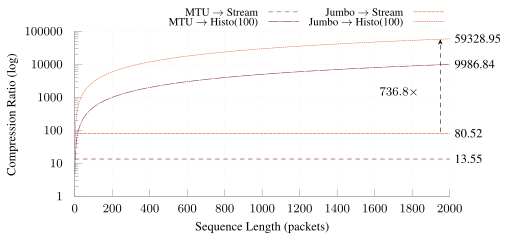

Recreate this plot in gnuplot.
set terminal tikz createstyle standalone color size 12cm,6cm font '\small' preamble '\usepackage{microtype} \usepackage{times} \usepackage[T1]{fontenc} \usepackage{siunitx}\sisetup{detect-all}'
set output "compression-v6.tex"

load "gnuplot-palettes/inferno.pal"

set style line 102 lc rgb '#a0a0a0' lt 1 lw 1
set border ls 102
set colorbox border 102
set key textcolor rgb "black"
set tics textcolor rgb "black"
set label textcolor rgb "black"

set border 3
set grid x y
set xtics nomirror
set ytics nomirror

#set key autotitle columnhead
set datafile separator ","

set xlabel "Sequence Length (packets)"
set ylabel "Compression Ratio (log)"

# set yrange [0.0:1.0]
set key outside top horizontal
set key font ",8"

set logscale y

set arrow 1 from 1950,90 to 1950,57000 dt 2
set label "$736.8\\times$" at 1600,1500

plot "< awk -F, '$1==\"MTU vs. Stream\" { print $0 }' ../results/histo-sz/compression-v6.csv" u 2:3 w lines title "MTU $\\rightarrow$ Stream" ls 4 dt 1,\
	"< awk -F, -v OFS=',' '$1==\"MTU vs. Stream\" { OFMT = \"%.2f\"; print $2, 0+$3 }' ../results/histo-sz/compression-v6.csv | tail -n 1" u 1:2:2 w labels left notitle,\
	"< awk -F, '$1==\"MTU vs. Histo(100)\" { print $0 }' ../results/histo-sz/compression-v6.csv" u 2:3 w lines title "MTU $\\rightarrow$ Histo(100)" ls 4 dt (18,2,2,2),\
	"< awk -F, -v OFS=',' '$1==\"MTU vs. Histo(100)\" { OFMT = \"%.2f\"; print $2, 0+$3 }' ../results/histo-sz/compression-v6.csv | tail -n 1" u 1:2:2 w labels left notitle,\
	"< awk -F, '$1==\"Jumbo vs. Stream\" { print $0 }' ../results/histo-sz/compression-v6.csv" u 2:3 w lines title "Jumbo $\\rightarrow$ Stream" ls 6 dt (6,2),\
	"< awk -F, -v OFS=',' '$1==\"Jumbo vs. Stream\" { OFMT = \"%.2f\"; print $2, 0+$3 }' ../results/histo-sz/compression-v6.csv | tail -n 1" u 1:2:2 w labels left notitle,\
	"< awk -F, '$1==\"Jumbo vs. Histo(100)\" { print $0 }' ../results/histo-sz/compression-v6.csv" u 2:3 w lines title "Jumbo $\\rightarrow$ Histo(100)" ls 6 dt (2,2,2,2),\
	"< awk -F, -v OFS=',' '$1==\"Jumbo vs. Histo(100)\" { OFMT = \"%.2f\"; print $2, 0+$3 }' ../results/histo-sz/compression-v6.csv | tail -n 1" u 1:2:2 w labels left notitle,\
